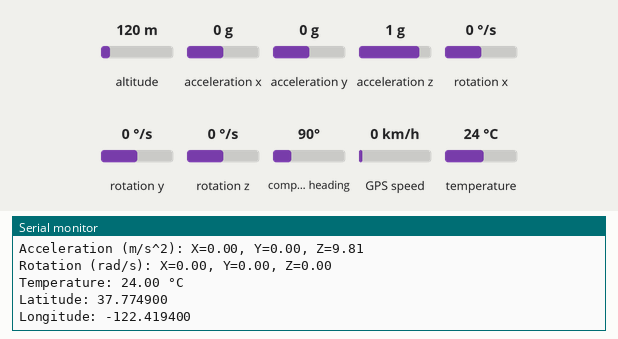
Recording of a sketch running on a simulated ESP32. Parts: the last lines printed to the serial monitor. The test bench sets the inputs (shaded band); at power-on: acceleration x 0 g, acceleration z 1 g, rotation x 0 °/s, acceleration y 0 g, rotation y 0 °/s, altitude 120 m, rotation z 0 °/s, compass heading 90°, GPS speed 0 km/h, temperature 24 °C. WiFi joins after 1.5 s; servers stay silent unless stated; the GPS gets a fix after 3 s at 37.7749, -122.4194 with 8 satellites; web services answer with replies made up by the test bench.

Above: at 3.3 s.
3.4 s: acceleration x set to -1.4 g
At 4.6 s:
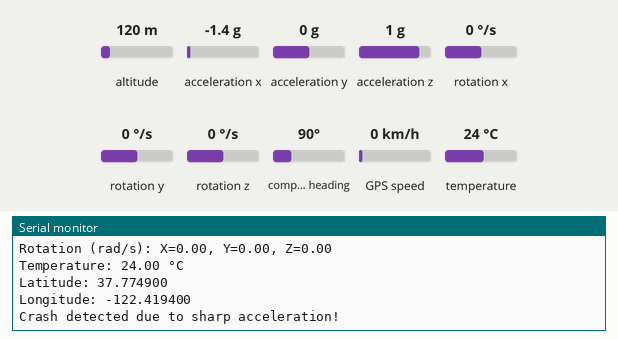
9.2 s: acceleration z set to 0 g
At 10.3 s:
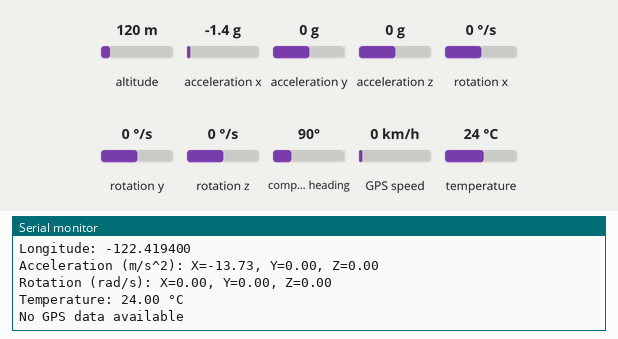
10.7 s: rotation x set to -192 °/s
At 11.3 s:
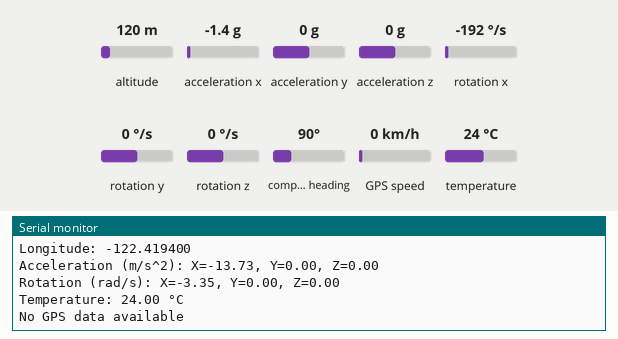
12.2 s: acceleration y set to 0.6 g
At 12.9 s:
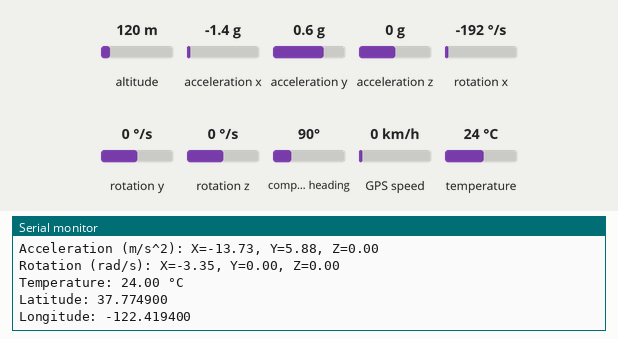
13.7 s: rotation y set to -192 °/s
At 14.4 s:
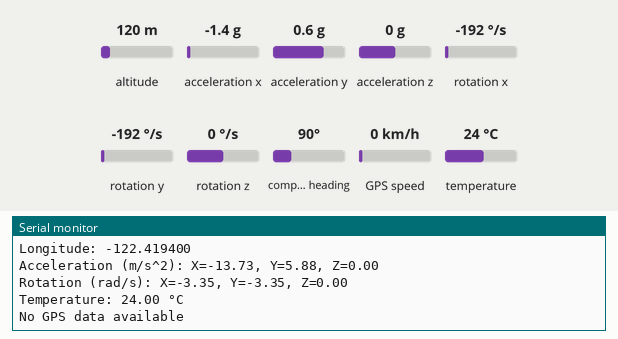

Measured:
- after the input at 3.4 s, the serial monitor: prints a new line after 0.25 s (image 1)
- after the input at 9.2 s, the serial monitor: prints a new line after 0.16 s (image 2)
- after the input at 10.7 s, the serial monitor: prints a new line after 0.22 s (image 3)
- after the input at 12.2 s, the serial monitor: prints a new line after 0.26 s (image 4)
- after the input at 13.7 s, the serial monitor: prints a new line after 0.31 s (image 5)

The sketch:

AccidentWithWhatsApp.ino
```cpp
#include <Adafruit_MPU6050.h>
#include <Adafruit_Sensor.h>
#include <Wire.h>
#include <WiFi.h>
#include <HTTPClient.h>
#include <TinyGPS++.h>
#include <HardwareSerial.h>

Adafruit_MPU6050 mpu;

// Define thresholds
const float ACCIDENT_ACCEL_THRESHOLD = 15.0; // Acceleration change threshold in m/s^2
const float ACCIDENT_ORIENTATION_THRESHOLD = 0.5; // Orientation shift threshold in rad/s

// WiFi credentials
const char* ssid = "";
const char* password = "";

// WhatsApp configuration
String phoneNumber = ""; // Your WhatsApp phone number (in international format)
String apiKey = ""; // CallMeBot API key

// GPS setup
TinyGPSPlus gps;
HardwareSerial gpsSerial(2); // Use Serial2 for GPS communication
#define RXD2 16
#define TXD2 17

// Variables for GPS data
double latitude = 0.0;
double longitude = 0.0;

void setup(void) {
  Serial.begin(115200);

  // Initialize I2C with SDA on pin 21 and SCL on pin 22
  Wire.begin(21, 22);

  // Initialize MPU6050
  if (!mpu.begin()) {
    Serial.println("Failed to find MPU6050 chip");
    while (1) {
      delay(10);
    }
  }
  Serial.println("MPU6050 Found!");

  // Set accelerometer range and gyro range
  mpu.setAccelerometerRange(MPU6050_RANGE_8_G);
  mpu.setGyroRange(MPU6050_RANGE_500_DEG);
  mpu.setFilterBandwidth(MPU6050_BAND_21_HZ);

  // Initialize GPS
  gpsSerial.begin(9600, SERIAL_8N1, RXD2, TXD2);
  Serial.println("GPS module initialized");

  // Connect to WiFi
  connectToWiFi();

  delay(100);
}

void loop() {
  // Get new sensor events with the readings
  sensors_event_t a, g, temp;
  mpu.getEvent(&a, &g, &temp);

  // Monitor acceleration changes
  float total_acceleration = sqrt(a.acceleration.x * a.acceleration.x +
                                  a.acceleration.y * a.acceleration.y +
                                  a.acceleration.z * a.acceleration.z);

  // Monitor orientation shifts
  bool overturned = (a.acceleration.y < 0 && a.acceleration.z < 0); // Detect if the car is overturned

  // Check for a significant acceleration spike (possible crash)
  if (total_acceleration > ACCIDENT_ACCEL_THRESHOLD) {
    Serial.println("Crash detected due to sharp acceleration!");
    getGPSData();
    sendAccidentAlert("Crash detected due to sharp acceleration!", total_acceleration);
  }

  // Check for an overturn
  if (overturned) {
    Serial.println("Possible overturn detected due to orientation shift!");
    getGPSData();
    sendAccidentAlert("Possible overturn detected due to orientation shift!", total_acceleration);
  }

  // Print out sensor values for debugging
  Serial.print("Acceleration (m/s^2): X=");
  Serial.print(a.acceleration.x);
  Serial.print(", Y=");
  Serial.print(a.acceleration.y);
  Serial.print(", Z=");
  Serial.println(a.acceleration.z);

  Serial.print("Rotation (rad/s): X=");
  Serial.print(g.gyro.x);
  Serial.print(", Y=");
  Serial.print(g.gyro.y);
  Serial.print(", Z=");
  Serial.println(g.gyro.z);

  Serial.print("Temperature: ");
  Serial.print(temp.temperature);
  Serial.println(" °C");

  // Read GPS data
  while (gpsSerial.available() > 0) {
    gps.encode(gpsSerial.read());
  }

  // Print GPS data for debugging
  if (gps.location.isUpdated()) {
    latitude = gps.location.lat();
    longitude = gps.location.lng();
    Serial.print("Latitude: ");
    Serial.println(latitude, 6);
    Serial.print("Longitude: ");
    Serial.println(longitude, 6);
  } else {
    Serial.println("No GPS data available");
  }

  delay(500);  // Delay for readability
}

void getGPSData() {
  unsigned long start = millis();
  bool newData = false;

  // Wait for GPS data to be available (up to 5 seconds)
  while (millis() - start < 5000) {
    while (gpsSerial.available() > 0) {
      if (gps.encode(gpsSerial.read())) {
        newData = true;
      }
    }
  }

  if (newData) {
    latitude = gps.location.lat();
    longitude = gps.location.lng();
  } else {
    Serial.println("Failed to get GPS data.");
  }
}

void sendAccidentAlert(String message, float acceleration) {
  String completeMessage = message + " Acceleration: " + String(acceleration) + " m/s^2. Location: Lat " + String(latitude, 6) + ", Lon " + String(longitude, 6);

  Serial.println("Sending WhatsApp alert...");
  sendMessage(completeMessage);
}

void sendMessage(String message) {
  if (WiFi.status() == WL_CONNECTED) {
    HTTPClient http;
    String url = "https://api.callmebot.com/whatsapp.php?phone=" + phoneNumber + "&text=" + message + "&apikey=" + apiKey;

    // Send HTTP GET request
    http.begin(url);
    int httpResponseCode = http.GET();

    // Check response
    if (httpResponseCode > 0) {
      Serial.println("WhatsApp message sent successfully");
    } else {
      Serial.print("Error sending WhatsApp message. Error code: ");
      Serial.println(httpResponseCode);
    }
    http.end(); // Close connection
  } else {
    Serial.println("WiFi not connected");
  }
}

void connectToWiFi() {
  Serial.print("Connecting to ");
  Serial.println(ssid);
  WiFi.begin(ssid, password);

  while (WiFi.status() != WL_CONNECTED) {
    delay(1000);
    Serial.print(".");
  }
  Serial.println("");
  Serial.println("WiFi connected");
}
```
